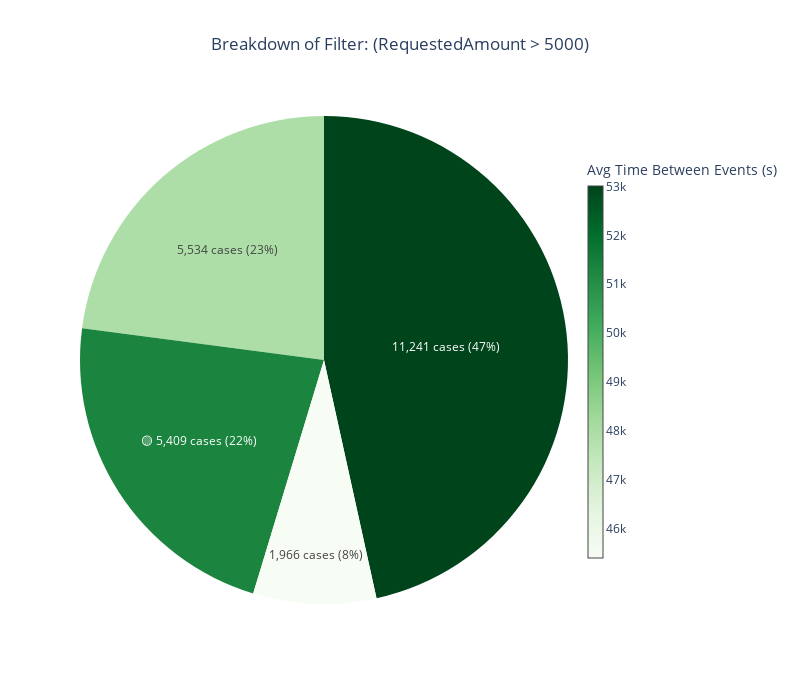

Notebook code for this chart:
### Code cell
pie('rs_Over5K', log_view, metric='avg_time_between_events', details=False)

### Figure 1 — Plotly figure (JSON) as saved in the notebook; plotly's stock layout.template omitted (floating-point values rounded to 4 significant figures)
{"data": [{"customdata": [["(event in { 'A_Submitted' }) ✅ →<br>(LoanGoal in { 'Car' }) ✅ →<br>(RequestedAmount > 5000) ✅"], ["(event in { 'A_Submitted' }) ✅ →<br>(LoanGoal in { 'Car' }) ❌ →<br>(RequestedAmount > 5000) ✅"], ["(event in { 'A_Submitted' }) ❌ →<br>(LoanGoal in { 'Car' }) ✅ →<br>(RequestedAmount > 5000) ✅"], ["(event in { 'A_Submitted' }) ❌ →<br>(LoanGoal in { 'Car' }) ❌ →<br>(RequestedAmount > 5000) ✅"]], "hovertemplate": "<b>%{customdata[0]}</b><extra></extra>", "labels": ["🟡 5,409 cases (22%)", "11,241 cases (47%)", "1,966 cases (8%)", "5,534 cases (23%)"], "marker": {"colors": ["rgb(27, 132, 63)", "rgb(0, 68, 27)", "rgb(247, 252, 245)", "rgb(173, 222, 167)"]}, "textinfo": "label", "type": "pie", "values": [5409, 11241, 1966, 5534]}, {"hoverinfo": "none", "marker": {"cmax": 53010.0, "cmin": 45390.0, "color": [45390.0], "colorbar": {"len": 0.8, "thickness": 15, "title": {"text": "Avg Time Between Events (s)"}}, "colorscale": [[0, "rgb(247,252,245)"], [0.125, "rgb(229,245,224)"], [0.25, "rgb(199,233,192)"], [0.375, "rgb(161,217,155)"], [0.5, "rgb(116,196,118)"], [0.625, "rgb(65,171,93)"], [0.75, "rgb(35,139,69)"], [0.875, "rgb(0,109,44)"], [1, "rgb(0,68,27)"]], "showscale": true}, "mode": "markers", "showlegend": false, "type": "scatter", "x": [null], "y": [null]}], "layout": {"height": 700, "paper_bgcolor": "white", "plot_bgcolor": "white", "showlegend": false, "title": {"text": "Breakdown of Filter: (RequestedAmount > 5000)", "x": 0.5}, "width": 800, "xaxis": {"showgrid": false, "showticklabels": false, "zeroline": false}, "yaxis": {"showgrid": false, "showticklabels": false, "zeroline": false}}}
